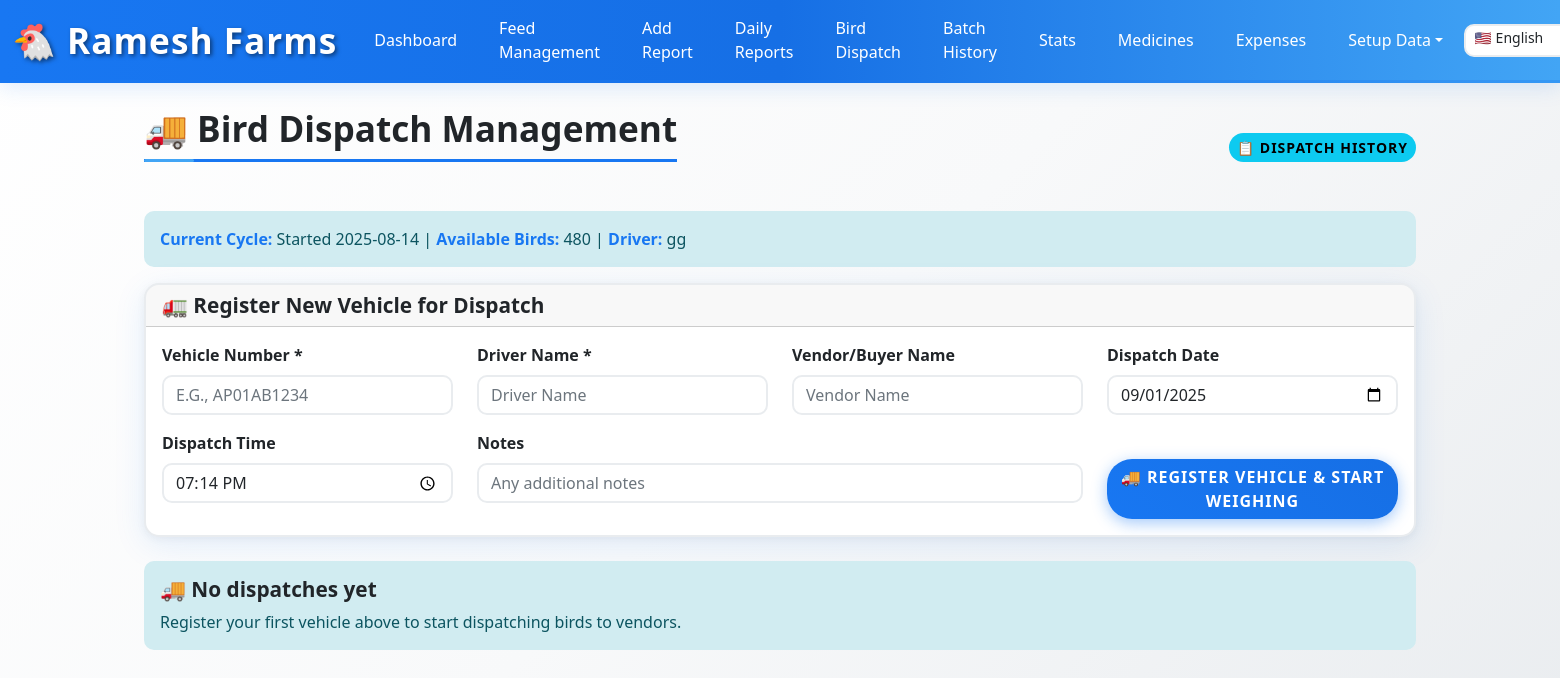
Page /bird_dispatch (signed in) on the earlier database version.
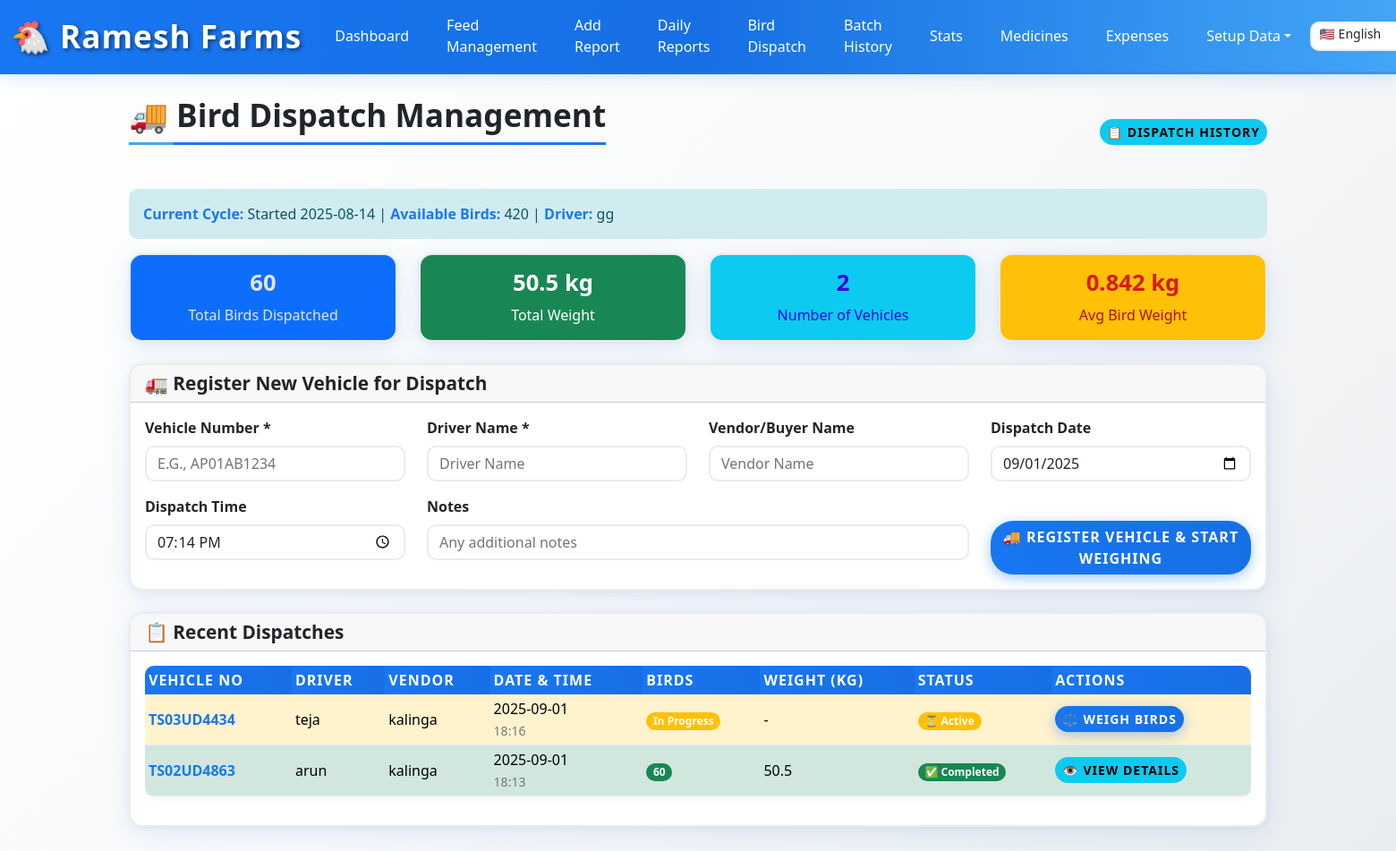
Same page on the later database version.
### app.py (models this page shows)
class Cycle(db.Model):
    id = db.Column(db.Integer, primary_key=True)
    start_date = db.Column(db.String(50))
    start_time = db.Column(db.String(50))
    start_birds = db.Column(db.Integer)
    current_birds = db.Column(db.Integer)
    start_feed_bags = db.Column(db.Float)
    driver = db.Column(db.String(120))
    notes = db.Column(db.String(500))
    status = db.Column(db.String(20), default='active')  # 'active' or 'archived'
    end_date = db.Column(db.String(50))  # Date when cycle was completed/archived

class BirdDispatch(db.Model):
    id = db.Column(db.Integer, primary_key=True)
    cycle_id = db.Column(db.Integer, nullable=False)
    vehicle_no = db.Column(db.String(50), nullable=False)
    driver_name = db.Column(db.String(120), nullable=False)
    dispatch_date = db.Column(db.String(20), nullable=False)
    dispatch_time = db.Column(db.String(20), nullable=False)
    vendor_name = db.Column(db.String(120))
    total_birds = db.Column(db.Integer, default=0)
    total_weight = db.Column(db.Float, default=0.0)  # kg
    avg_weight_per_bird = db.Column(db.Float, default=0.0)  # kg
    notes = db.Column(db.String(500))
    status = db.Column(db.String(20), default='active')  # 'active', 'completed'

### app.py (the view, shortened to what this page needs)
@app.route('/bird_dispatch', methods=['GET', 'POST'])
@login_required
def bird_dispatch():
    cycle = get_active_cycle()
    if not cycle:
        flash('No active cycle found. Please setup a cycle first.', 'error')
        return redirect(url_for('setup'))
    recent_dispatches = BirdDispatch.query.filter_by(cycle_id=cycle.id).order_by(BirdDispatch.id.desc()).limit(10).all()
    return render_template('bird_dispatch.html', cycle=cycle, recent_dispatches=recent_dispatches, date=date)

### app.py (called while the page is built)
def login_required(f):
    @wraps(f)
    def decorated_function(*args, **kwargs):
        if 'user_id' not in session:
            return redirect(url_for('login'))
        return f(*args, **kwargs)
    return decorated_function

def get_active_cycle():
    return Cycle.query.filter_by(status='active').order_by(Cycle.id.desc()).first()

### templates/bird_dispatch.html (shortened to what this page needs)
{% extends "base.html" %}
{% block content %}
<div class="container-fluid">
  <div class="row">
    <div class="col-12">
      <div class="d-flex justify-content-between align-items-center mb-4">
        <h2>🚚 Bird Dispatch Management</h2>
        <div>
          <a href="{{ url_for('dispatch_history') }}" class="btn btn-info btn-sm">📋 Dispatch History</a>
        </div>
      </div>
      {% if cycle %}
      <div class="alert alert-info">
        <strong>Current Cycle:</strong> Started {{ cycle.start_date }} |
        <strong>Available Birds:</strong> {{ cycle.current_birds }} |
        <strong>Driver:</strong> {{ cycle.driver or 'N/A' }}
      </div>
      {% endif %}
      {% if recent_dispatches %}
      <div class="row mb-4">
        <div class="col-md-3">
          <div class="card bg-primary">
            <div class="card-body text-center">
              <h4 style="color: rgb(230, 229, 233);">{{ recent_dispatches | selectattr('status', 'equalto', 'completed') | sum(attribute='total_birds') }}</h4>
              <p class="mb-0" style="color: rgb(230, 229, 233);">Total Birds Dispatched</p>
            </div>
          </div>
        </div>
        <div class="col-md-3">
          <div class="card bg-success text-white">
            <div class="card-body text-center">
              <h4 style="color: white;">{{ "%.1f"|format(recent_dispatches | selectattr('status', 'equalto', 'completed') | sum(attribute='total_weight')) }} kg</h4>
              <p class="mb-0" style="color: white;">Total Weight</p>
            </div>
          </div>
        </div>
        <div class="col-md-3">
          <div class="card bg-info text-white">
            <div class="card-body text-center">
              <h4 style="color: rgb(62, 5, 219);">{{ recent_dispatches | length }}</h4>
              <p class="mb-0" style="color: rgb(44, 12, 225);">Number of Vehicles</p>
            </div>
          </div>
        </div>
        <div class="col-md-3">
          <div class="card bg-warning text-white">
            <div class="card-body text-center">
              <h4 style="color: rgb(215, 27, 27);">
                {% set completed_dispatches = recent_dispatches | selectattr('status', 'equalto', 'completed') | list %}
                {% set total_birds = completed_dispatches | sum(attribute='total_birds') %}
                {% set total_weight = completed_dispatches | sum(attribute='total_weight') %}
                {% if total_birds > 0 %}
                  {{ "%.3f"|format(total_weight / total_birds) }} kg
                {% else %}
                  0.000 kg
                {% endif %}
              </h4>
              <p class="mb-0" style="color: rgb(174, 16, 16);">Avg Bird Weight</p>
            </div>
          </div>
        </div>
      </div>
      {% endif %}
      <div class="card mb-4">
        <div class="card-header">
          <h5 class="card-title mb-0">🚛 Register New Vehicle for Dispatch</h5>
        </div>
        <div class="card-body">
          <form method="POST">
            <div class="row">
              <div class="col-md-3 col-sm-6 mb-3">
                <label for="vehicle_no" class="form-label">Vehicle Number *</label>
                <input type="text" class="form-control" id="vehicle_no" name="vehicle_no"
                       placeholder="e.g., AP01AB1234" required style="text-transform: uppercase;">
              </div>
              <div class="col-md-3 col-sm-6 mb-3">
                <label for="driver_name" class="form-label">Driver Name *</label>
                <input type="text" class="form-control" id="driver_name" name="driver_name"
                       placeholder="Driver Name" required>
              </div>
              <div class="col-md-3 col-sm-6 mb-3">
                <label for="vendor_name" class="form-label">Vendor/Buyer Name</label>
                <input type="text" class="form-control" id="vendor_name" name="vendor_name"
                       placeholder="Vendor Name">
              </div>
              <div class="col-md-3 col-sm-6 mb-3">
                <label for="dispatch_date" class="form-label">Dispatch Date</label>
                <input type="date" class="form-control" id="dispatch_date" name="dispatch_date"
                       value="">
              </div>
            </div>
            <div class="row">
              <div class="col-md-3 col-sm-6 mb-3">
                <label for="dispatch_time" class="form-label">Dispatch Time</label>
                <input type="time" class="form-control" id="dispatch_time" name="dispatch_time">
              </div>
              <div class="col-md-6 col-sm-6 mb-3">
                <label for="notes" class="form-label">Notes</label>
                <input type="text" class="form-control" id="notes" name="notes"
                       placeholder="Any additional notes">
              </div>
              <div class="col-md-3 col-12 d-flex align-items-end">
                <button type="submit" class="btn btn-primary w-100">
                  🚚 Register Vehicle & Start Weighing
                </button>
              </div>
            </div>
          </form>
        </div>
      </div>
      {% if recent_dispatches %}
      <div class="card">
        <div class="card-header">
          <h5 class="card-title mb-0">📋 Recent Dispatches</h5>
        </div>
        <div class="card-body">
          <div class="table-responsive d-none d-md-block">
            <table class="table table-sm table-hover">
              <thead class="table-dark">
                <tr>
                  <th>Vehicle No</th>
                  <th>Driver</th>
                  <th>Vendor</th>
                  <th>Date & Time</th>
                  <th>Birds</th>
                  <th>Weight (kg)</th>
                  <th>Status</th>
                  <th>Actions</th>
                </tr>
              </thead>
              <tbody>
                {% for dispatch in recent_dispatches %}
                <tr class="{{ 'table-success' if dispatch.status == 'completed' else 'table-warning' }}">
                  <td><strong>{{ dispatch.vehicle_no }}</strong></td>
                  <td>{{ dispatch.driver_name }}</td>
                  <td>{{ dispatch.vendor_name or '-' }}</td>
                  <td>{{ dispatch.dispatch_date }}<br><small class="text-muted">{{ dispatch.dispatch_time }}</small></td>
                  <td>
                    {% if dispatch.status == 'completed' %}
                      <span class="badge bg-success">{{ dispatch.total_birds }}</span>
                    {% else %}
                      <span class="badge bg-warning">In Progress</span>
                    {% endif %}
                  </td>
                  <td>
                    {% if dispatch.status == 'completed' %}
                      {{ "%.1f"|format(dispatch.total_weight) }}
                    {% else %}
                      -
                    {% endif %}
                  </td>
                  <td>
                    {% if dispatch.status == 'completed' %}
                      <span class="badge bg-success">✅ Completed</span>
                    {% else %}
                      <span class="badge bg-warning">⏳ Active</span>
                    {% endif %}
                  </td>
                  <td>
                    {% if dispatch.status == 'active' %}
                      <a href="{{ url_for('weighing_screen', dispatch_id=dispatch.id) }}"
                         class="btn btn-sm btn-primary">⚖️ Weigh Birds</a>
                    {% else %}
                      <a href="{{ url_for('weighing_screen', dispatch_id=dispatch.id) }}"
                         class="btn btn-sm btn-info">👁️ View Details</a>
                    {% endif %}
                  </td>
                </tr>
                {% endfor %}
              </tbody>
            </table>
          </div>
        </div>
      </div>
      {% else %}
      <div class="alert alert-info">
        <h5>🚚 No dispatches yet</h5>
        <p class="mb-0">Register your first vehicle above to start dispatching birds to vendors.</p>
      </div>
      {% endif %}
    </div>
  </div>
</div>
{% endblock %}

### templates/base.html (shortened to what this page needs)
<!doctype html>
<html lang="en">
  <head>
    <link href="https://cdn.jsdelivr.net/npm/bootstrap@5.3.0/dist/css/bootstrap.min.css" rel="stylesheet">
    <link rel="stylesheet" href="{{ url_for('static', filename='style.css') }}">
  </head>
  <body>
            <nav class="navbar navbar-expand-lg bg-light">
            <div class="container-fluid">
              <a class="navbar-brand chicken-icon d-inline-block align-middle" href="{{ url_for('dashboard') }}" data-i18n="app_title">Ramesh</a>
              <div class="collapse navbar-collapse d-none d-lg-block" id="navmenu">
                <ul class="navbar-nav me-auto mb-2 mb-lg-0">
                  <li class="nav-item"><a class="nav-link" href="{{ url_for('dashboard') }}" data-i18n="nav_dashboard">Dashboard</a></li>
                  <li class="nav-item"><a class="nav-link" href="{{ url_for('feed_management') }}" data-i18n="nav_feed_management">Feed Management</a></li>
                  <li class="nav-item"><a class="nav-link" href="{{ url_for('daily') }}" data-i18n="nav_daily">Daily</a></li>
                  <li class="nav-item"><a class="nav-link" href="{{ url_for('daywise') }}" data-i18n="nav_daywise">Daywise</a></li>
                  <li class="nav-item"><a class="nav-link" href="{{ url_for('bird_dispatch') }}" data-i18n="nav_bird_dispatch">Bird Dispatch</a></li>
                  <li class="nav-item"><a class="nav-link" href="{{ url_for('cycle_history') }}" data-i18n="nav_cycle_history">Cycle History</a></li>
                  <li class="nav-item"><a class="nav-link" href="{{ url_for('stats') }}" data-i18n="nav_stats">Stats</a></li>
                  <li class="nav-item"><a class="nav-link" href="{{ url_for('medicines') }}" data-i18n="nav_meds">Medicines</a></li>
                  <li class="nav-item"><a class="nav-link" href="{{ url_for('expenses') }}" data-i18n="nav_expenses">Expenses</a></li>
                  {% if session.role == 'admin' %}
                  <li class="nav-item dropdown">
                    <a class="nav-link dropdown-toggle" href="#" role="button" data-bs-toggle="dropdown" aria-expanded="false" data-i18n="nav_setup_data">
                      Setup Data
                    </a>
                  </li>
                  {% endif %}
                </ul>
                <div class="d-flex align-items-center">
                  <select id="langSelect" class="form-select form-select-sm me-2" style="width:130px;">
                    <option value="en">🇺🇸 English</option>
                  </select>
                </div>
              </div>
        </div>
      </nav>
     <main class="container my-4"> {% block content %}{% endblock %} </main>
  </body>
</html>

Differences in the rows shown:
added BirdDispatch: vehicle_no "TS03UD4434", driver_name "teja", vendor_name "kalinga", dispatch_date "2025-09-01", dispatch_time "18:16", status "In Progress"
added BirdDispatch: vehicle_no "TS02UD4863", driver_name "arun", vendor_name "kalinga", dispatch_date "2025-09-01", dispatch_time "18:13", total_birds "60", total_weight "50.5", status "✅ Completed"
Other differences:
{{ recent_dispatches | length }}: (not shown) → "2"
{{ "%.3f"|format(total_weight / total_birds) }}: (not shown) → "0.842"
text no longer shown: "🚚 No dispatches yet Register your first vehicle above to start dispatching birds to vendors."
text now shown: "60 Total Birds Dispatched 50.5 kg Total Weight Number of Vehicles kg Avg Bird Weight 📋 Recent Dispatches VEHICLE NO DRIVER VENDOR DATE & TIME BIRDS WEIGHT (KG) STATUS ACTIONS"
